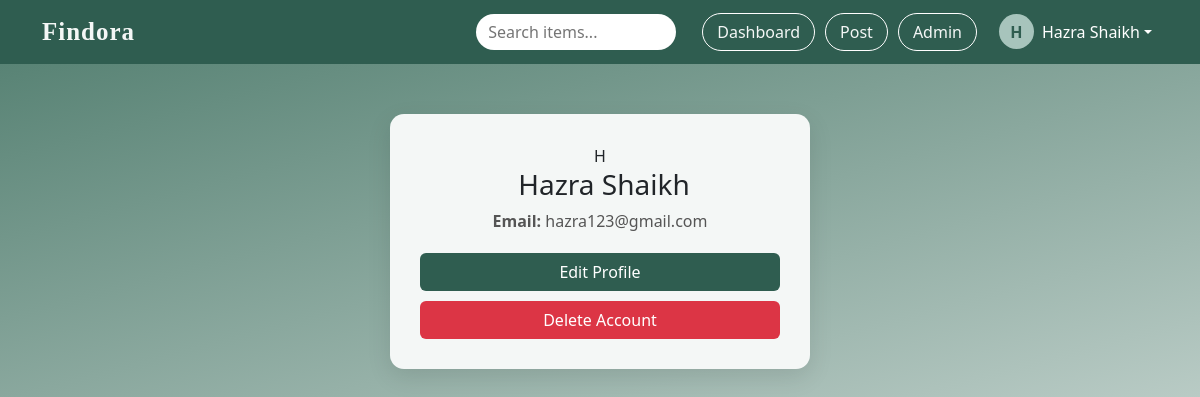
The app's page /profile (signed in) with its own data.
### tables this page shows
CREATE TABLE users (
    id INTEGER PRIMARY KEY AUTOINCREMENT,
    name TEXT,
    email TEXT,
    password TEXT,
    role TEXT DEFAULT 'user'
);

### app.py (the view)
@app.route('/profile')
def profile():
    if 'user_id' not in session:
        return redirect('/login')
    conn = get_db()
    cursor = conn.cursor()
    cursor.execute("SELECT * FROM users WHERE id=?", (session['user_id'],))
    user = cursor.fetchone()
    return render_template('profile.html', user=user)

### app.py (called while the page is built)
def get_db():
    conn = sqlite3.connect('database.db')
    conn.row_factory = sqlite3.Row
    return conn

@app.context_processor
def inject_user():
    user_id = session.get('user_id')
    if user_id:
        conn = get_db()
        cursor = conn.cursor()
        cursor.execute("SELECT name FROM users WHERE id=?", (user_id,))
        user = cursor.fetchone()
        if user:
            return dict(current_user=user[0])
    return dict(current_user=None)

### templates/profile.html
{% extends 'base.html' %}
{% block content %}
<div class="container profile-wrapper">
    <div class="profile-card">
        <div class="profile-avatar">
            {{ user[1][0]|upper }}
        </div>
        <h3 class="profile-name">{{ user[1] }}</h3>
        <div class="profile-info">
            <p><strong>Email:</strong> {{ user[2] }}</p>
        </div>
        <div class="profile-actions">
            <a href="/edit_profile" class="btn profile-btn-primary">
                Edit Profile
            </a>
            <a href="/delete_account" class="btn profile-btn-danger">
                Delete Account
            </a>
        </div>
    </div>
</div>
{% endblock %}

### templates/base.html (shortened to what this page needs)
<!DOCTYPE html>
<html>
<head>
    <link rel="stylesheet" href="{{ url_for('static', filename='css/style.css') }}">
    <link href="https://cdn.jsdelivr.net/npm/bootstrap@5.3.0/dist/css/bootstrap.min.css" rel="stylesheet">
</head>
<body>
    <nav class="navbar main-navbar">
        <div class="container navbar-container">
            <a href="/" class="navbar-brand logo-text">
                Findora
            </a>
            <div class="nav-right " id="navMenu">
                {% if session.get('user_id') %}
                <form method="GET" action="/" class="search-form me-3">
                    <input type="text" name="search" class="search-input" placeholder="Search items...">
                </form>
                <a href="/dashboard" class="nav-btn">Dashboard</a>
                <a href="/post" class="nav-btn">Post</a>
                {% if session.get('role') == 'admin' %}
                <a href="/admin" class="nav-btn">Admin</a>
                {% endif %}
                <div class="profile-section dropdown ms-3">
                    <button class="profile-btn dropdown-toggle" data-bs-toggle="dropdown">
                        <div class="profile-circle">
                            {{ current_user[0]|upper if current_user else 'U' }}
                        </div>
                        <span class="profile-name">
                            {{ current_user if current_user else 'User' }}
                        </span>
                    </button>
                </div>
                {% else %}
                <a href="/login" class="nav-btn">Login</a>
                <a href="/signup" class="nav-btn">Signup</a>
                {% endif %}
            </div>
        </div>
    </nav>
    {% block content %}{% endblock %}
</body>
</html>

### static/css/style.css (style rules this page uses)
body { min-height: 100vh; margin: 0; padding: 0; background: linear-gradient(165deg, #4f7c6d,#f4f7f6); background-attachment: fixed; }
html { height: 100%; }
.main-navbar { background: #2f5d50 !important; padding: 12px 0; position: sticky; top: 0; z-index: 1000; }
.navbar-container a { display: flex; justify-content: space-between; align-items: center; color:#f4f7f6; }
.logo-text { color: #a7c4bc; font-weight: 700; font-size: 25px !important; font-family:Cambria, Cochin, Georgia, Times, 'Times New Roman', serif; text-decoration: none; letter-spacing: 1px; transition: 0.3s; }
.nav-right { display: flex; align-items: center; }
.search-input { padding: 6px 12px; border-radius: 20px; border: none; outline: none; width: 200px; }
.nav-btn { margin-left: 10px; padding: 6px 14px; border-radius: 20px; text-decoration: none; color: #ffffff; background: transparent; border: 1px solid #ffffff; transition: 0.3s; }
.profile-btn { display: flex; align-items: center; border: none; background: transparent; color: white; }
.profile-circle { width: 35px; height: 35px; background: #a7c4bc; color: #2f5d50; border-radius: 50%; display: flex; align-items: center; justify-content: center; font-weight: bold; }
.profile-name { margin-left: 8px; font-weight: 500; }
.profile-wrapper { display: flex; justify-content: center; margin-top: 50px; }
.profile-card { width: 100%; max-width: 420px; background: #f4f7f6; padding: 30px; border-radius: 14px; text-align: center; box-shadow: 0 8px 25px rgba(0,0,0,0.1); }
.profile-info { margin-bottom: 20px; color: #555; }
.profile-actions { display: flex; flex-direction: column; gap: 10px; }
.profile-btn-primary { background: #2f5d50 !important; color: white !important; padding: 10px; border-radius: 8px; text-decoration: none; }
.profile-btn-danger { background: #dc3545 !important; color: white !important; padding: 10px; border-radius: 8px; text-decoration: none; }

### records on screen
users: name "H", name "Hazra Shaikh", email "hazra123@gmail.com"
